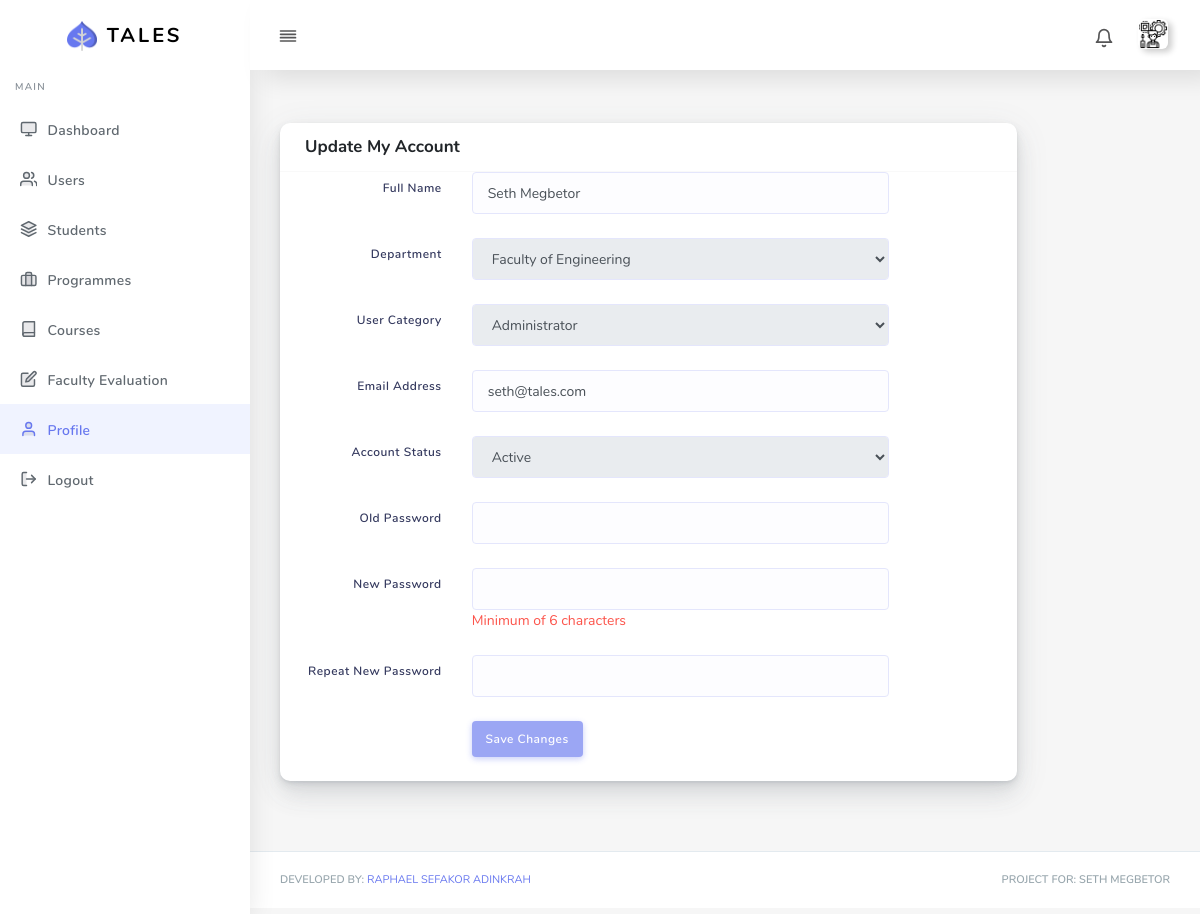
Screenshot of /admin/profile.php (signed in) with the database file from the repository.
### tables this page shows
CREATE TABLE `users` (
  `id` int(11) NOT NULL,
  `full_name` varchar(191) NOT NULL,
  `department_id` int(11) NOT NULL,
  `category_id` int(11) NOT NULL,
  `grade_id` int(11) NOT NULL,
  `email` varchar(191) NOT NULL,
  `account_status` int(11) NOT NULL,
  `password` varchar(191) NOT NULL,
  `created_at` timestamp NOT NULL DEFAULT current_timestamp(),
  `updated_at` timestamp NULL DEFAULT NULL
);

CREATE TABLE `departments` (
  `id` int(11) NOT NULL,
  `name` varchar(50) NOT NULL
);

CREATE TABLE `user_categories` (
  `id` int(11) NOT NULL,
  `name` varchar(50) NOT NULL
);

CREATE TABLE `account_status` (
  `id` int(11) NOT NULL,
  `name` varchar(50) NOT NULL
);

### Classes/Fetch.php (called while the page is built, shortened)
<?php
class Fetch
{
    protected $connection;
    function __construct(PDO $connection) {
        $this->connection =  $connection;
    }
    public function getSigleJoinItem($action, $table, $join, $field, $field_value) {
        $query = $this->connection->prepare("{$action} FROM {$table} {$join} WHERE {$field} = ? LIMIT 1");
        $query->bindParam(1, $field_value, PDO::PARAM_INT);
        if($query->execute()) {
            $result = $query->fetch(PDO::FETCH_OBJ);
            return $result;
        } else {
            $this->error = implode(', ', $this->connection->errorInfo());
            return $this;
        }
    }
}

### admin/profile.php (the view, shortened to what this page needs)
<?php
require_once dirname(__DIR__).'/Core/init.php';
$fetch_data = new Fetch($connection);
$selected_user = $fetch_data->getSigleJoinItem('SELECT users.id, users.full_name, users.email, users.created_at, users.account_status, users.department_id, users.category_id, departments.name AS department, user_categories.name AS category, account_status.name AS status', 'users', 'JOIN departments ON departments.id = users.department_id JOIN user_categories ON user_categories.id = users.category_id JOIN account_status ON account_status.id = users.account_status', 'users.id', $_SESSION['admin'] );
?>
<!DOCTYPE html>
<html lang="en">
<head>
  <?php include 'includes/links.php'; ?>
</head>
<body>
  <div id="app">
    <div class="main-wrapper main-wrapper-1">
      <?php include 'includes/top-bar.php'; ?>
      <?php include 'includes/side-bar.php'; ?>
      <div class="main-content">
        <section class="section">
          <div class="row">
              <div class="col-10">
              <div class="card">
                <div class="card-header">
                  <h4>Update My Account</h4>
                </div>
                <div class="card-body p-0">
                  <form data-toggle="validator" role="form" action="../Submits/update_admin_account.php" method="POST">
                    <div class="form-group row mb-4">
                      <label for="full_name" class="col-form-label text-md-right col-12 col-md-3 col-lg-3">Full Name</label>
                      <div class="col-sm-12 col-md-7">
                        <input type="text" class="form-control" id="full_name" data-minlength="4"  name="full_name" value="<?php echo $selected_user->full_name; ?>" data-error="Bruh, the fullname field is required" required>
                      </div>
                    </div>
                    <div class="form-group row mb-4">
                      <label class="col-form-label text-md-right col-12 col-md-3 col-lg-3">Department</label>
                      <div class="col-sm-12 col-md-7">
                        <select name="department_id" id="department_id" data-error="Bruh, select an item from the option" class="form-control" disabled required>
                            <option value="<?php echo $selected_user->department_id; ?>" class="selected"><?php echo $selected_user->department; ?></option>
                        </select>
                      </div>
                    </div>
                    <div class="form-group row mb-4">
                      <label class="col-form-label text-md-right col-12 col-md-3 col-lg-3">User Category</label>
                      <div class="col-sm-12 col-md-7">
                        <select name="category_id" id="category_id" data-error="Bruh, select an item from the option" class="form-control" disabled required>
                            <option value="<?php echo $selected_user->category_id; ?>" class="selected"><?php echo $selected_user->category; ?></option>
                        </select>
                      </div>
                    </div>
                    <div class="form-group row mb-4">
                      <label class="col-form-label text-md-right col-12 col-md-3 col-lg-3">Email Address</label>
                      <div class="col-sm-12 col-md-7">
                        <input type="email" name="email" id="email" class="form-control" value="<?php echo $selected_user->email; ?>" data-error="Bruh, that email address is invalid" required>
                      </div>
                    </div>
                    <div class="form-group row mb-4">
                      <label class="col-form-label text-md-right col-12 col-md-3 col-lg-3">Account Status</label>
                      <div class="col-sm-12 col-md-7">
                        <select name="account_status" id="account_status" data-error="Bruh, select an item from the option" class="form-control" disabled required>
                            <option value="<?php echo $selected_user->account_status; ?>" class="selected"><?php echo $selected_user->status; ?></option>
                        </select>
                      </div>
                    </div>
                    <div class="form-group row mb-4">
                      <label class="col-form-label text-md-right col-12 col-md-3 col-lg-3">Old Password</label>
                      <div class="col-sm-12 col-md-7">
                        <input type="password" name="old_password" id="old_password" class="form-control" data-error="Bruh, the old password field is required" required>
                      </div>
                    </div>
                    <div class="form-group row mb-4">
                      <label class="col-form-label text-md-right col-12 col-md-3 col-lg-3">New Password</label>
                      <div class="col-sm-12 col-md-7">
                        <input type="password" name="password" data-minlength="6" id="password" class="form-control" required>
                        <div class="help-block with-errors text-danger">Minimum of 6 characters</div>
                      </div>
                    </div>
                    <div class="form-group row mb-4">
                      <label class="col-form-label text-md-right col-12 col-md-3 col-lg-3">Repeat New Password</label>
                      <div class="col-sm-12 col-md-7">
                        <input type="password" name="confirm_password" id="confirm_password" data-match="#password" data-match-error="Whoops, these don't match" class="form-control" required>
                      </div>
                    </div>
                    <div class="form-group row mb-4">
                      <label class="col-form-label text-md-right col-12 col-md-3 col-lg-3"></label>
                      <div class="col-sm-12 col-md-7">
                        <button type="submit" class="btn btn-primary">Save Changes</button>
                      </div>
                    </div>
                  </form>
                </div>
              </div>
              </div>
          </div>
        </section>
      </div>
      <?php include 'includes/footer.php'; ?>
    </div>
  </div>
</body>
</html>

### rows the page displays
users: full_name "Seth Megbetor", department_id "Faculty of Engineering", category_id "Administrator", email "seth@tales.com", account_status "Active"
